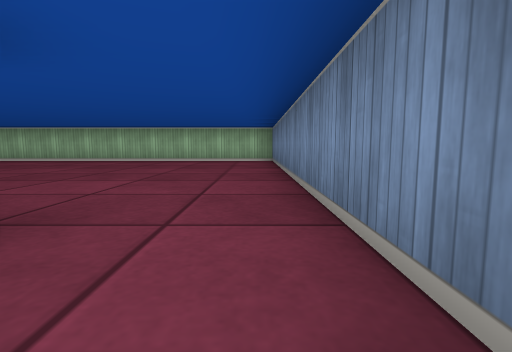
[1] (above)

18 first-person views from a walk through a cub3D maze. The camera is about half as high as the walls, tilts 6° down and sees 85° across. The floor is counted in squares. Each view is taken from the middle of a square. On the plan, view 1 faces up. The plan holds only what a view shows up to about 9 squares ahead; the rest is blank.

[2]
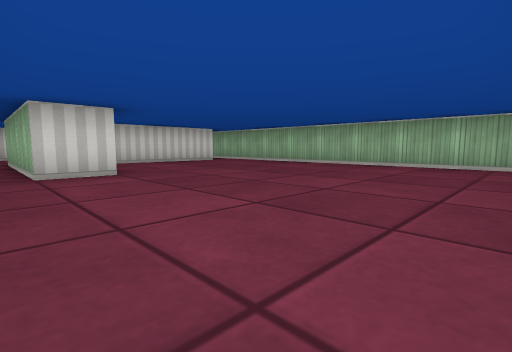

[3]
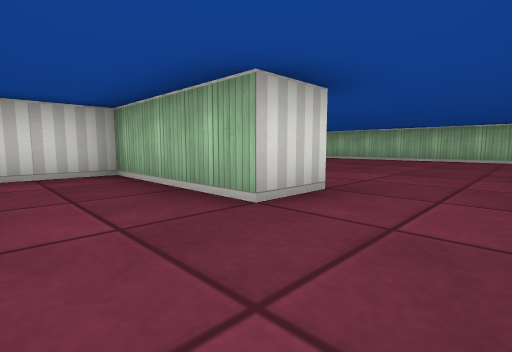

[4]
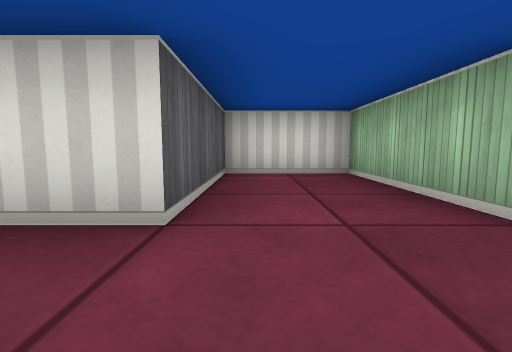

[5]
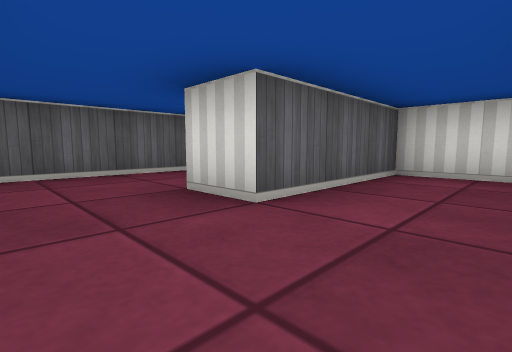

[6]
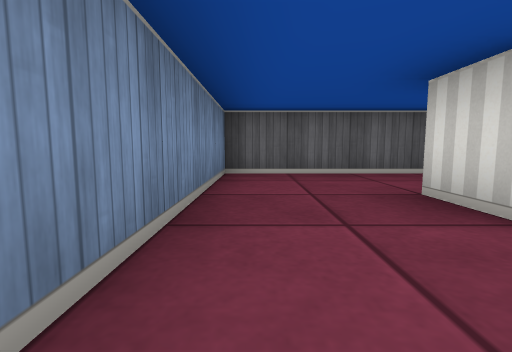

[7]
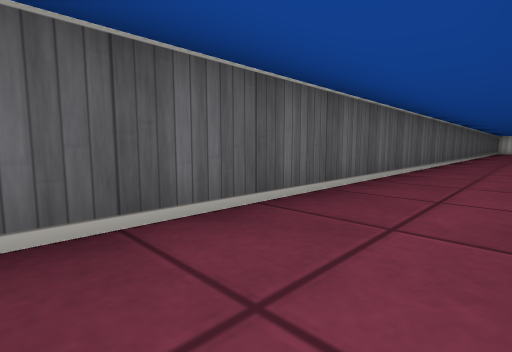

[8]
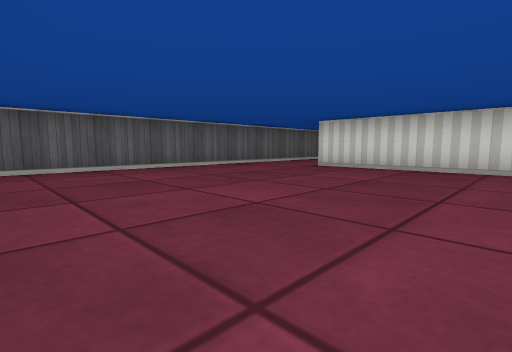

[9]
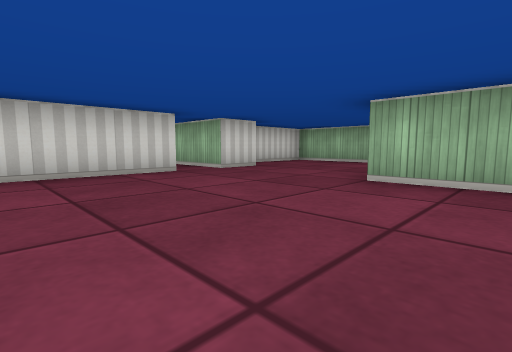

[10]
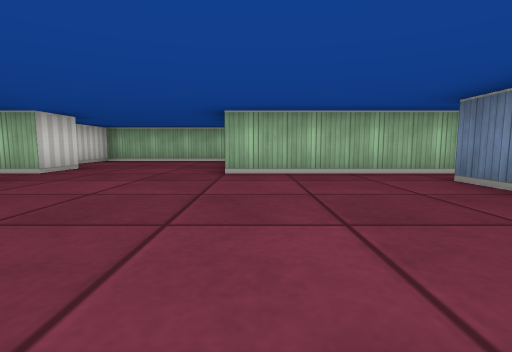

[11]
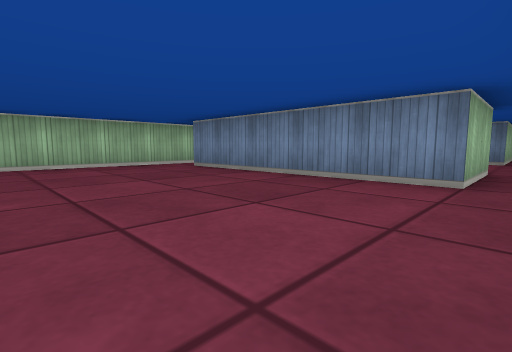

[12]
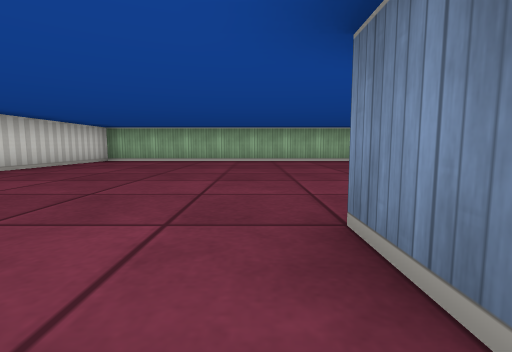

[13]
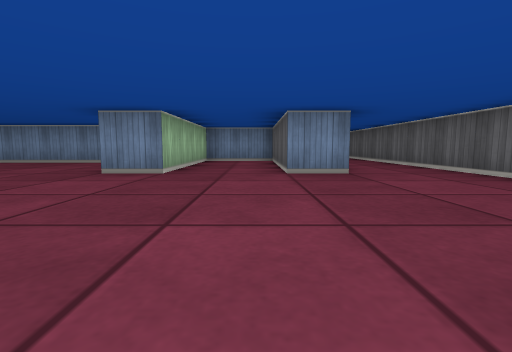

[14]
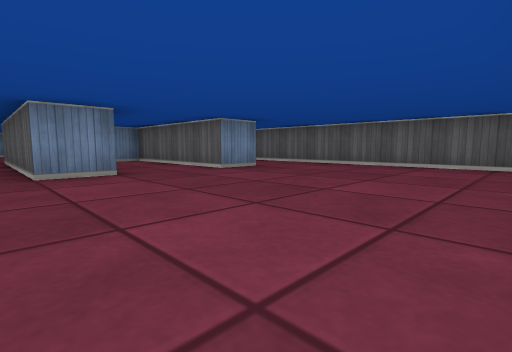

[15]
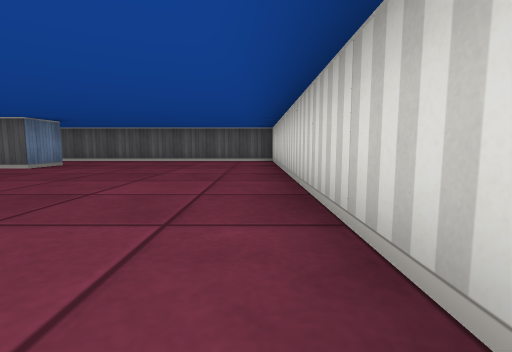

[16]
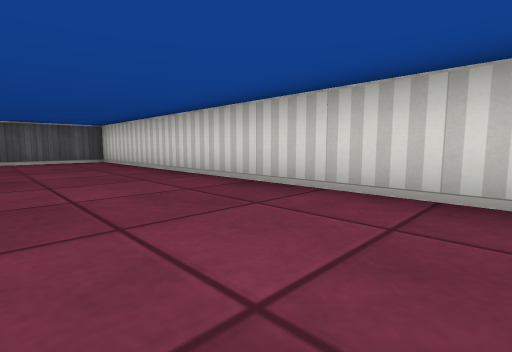

[17]
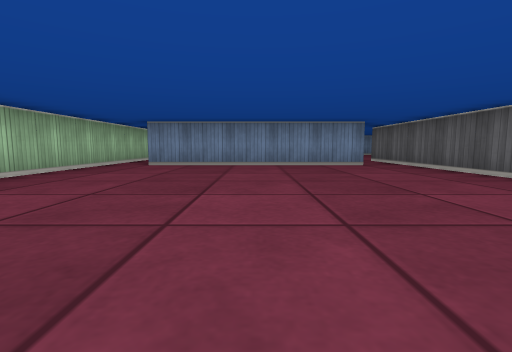

[18]
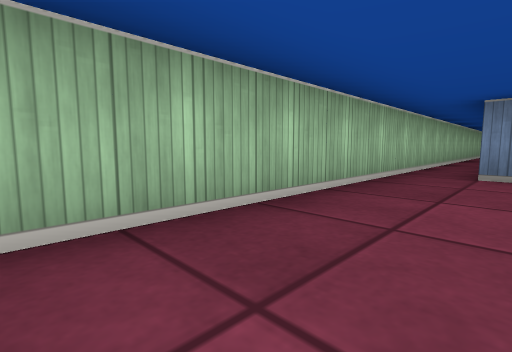

### Floor plan
Ten units are one square. View 1 is at (0, 0); x grows to the right and y downward. Boxes are objects, and circles mark ways between rooms. Rooms are numbered by the first view taken in them; rooms with no view inside come last. Other rooms are left out.
<svg viewBox="-220 -90 230 140">
<path fill="none" stroke="#000" d="M-15 -5 -45 -5 -45 15 -15 15M5 15 5 -5M-45 -36 -45 -25 -55 -25M-15 -16 -15 -5M-75 -74 -75 -45M5 -5 5 -85 -75 -85M-55 -6 -55 -15M-55 -25 -85 -25 -85 -29M-115 -15 -115 25M-115 -35 -115 -25M-115 45 5 45 5 15M-89 -65 -125 -65 -125 -45M-15 15 -15 25M-165 26 -165 15 -125 15 -125 -5 -165 -5 -165 -15 -115 -15M-115 -25 -135 -25 -135 -75M-75 -85 -215 -85 -215 45 -115 45"/>
<circle cx="-5" cy="-10" r="3" fill="#2a7"/>
<circle cx="-5" cy="20" r="3" fill="#2a7"/>
<circle cx="-50" cy="-20" r="3" fill="#2a7"/>
<circle cx="-70" cy="-80" r="3" fill="#2a7"/>
<circle cx="-120" cy="35" r="3" fill="#2a7"/>
<circle cx="-125" cy="-20" r="3" fill="#2a7"/>
<text x="-20" y="0">1</text>
<text x="-30" y="-50">2</text>
<text x="-80" y="0">3</text>
<text x="-170" y="-20">4</text>
</svg>
Room 1 opens to room 2. Room 1 opens to room 3. Room 2 opens to room 3. Room 2 opens to room 4. Room 3 opens to room 4.

Where each view was taken, in squares from view 1:
view 1: 0 up, 0 right, facing up
view 2: 2 up, 0 right, facing up-left
view 3: 1 down, 0 right, facing up-left
view 4: 1 down, 0 right, facing left
view 5: 0 up, 0 right, facing down-left
view 6: 0 up, 0 right, facing down
view 7: 3 down, 1 left, facing down-left
view 8: 1 up, 6 left, facing down-left
view 9: 1 down, 7 left, facing up-left
view 10: 2 down, 8 left, facing up
view 11: 2 up, 17 left, facing up-right
view 12: 0 up, 17 left, facing up
view 13: 1 down, 21 left, facing right
view 14: 2 up, 21 left, facing down-right
view 15: 4 up, 21 left, facing down
view 16: 4 up, 19 left, facing down-left
view 17: 5 up, 20 left, facing right
view 18: 7 up, 18 left, facing up-right
